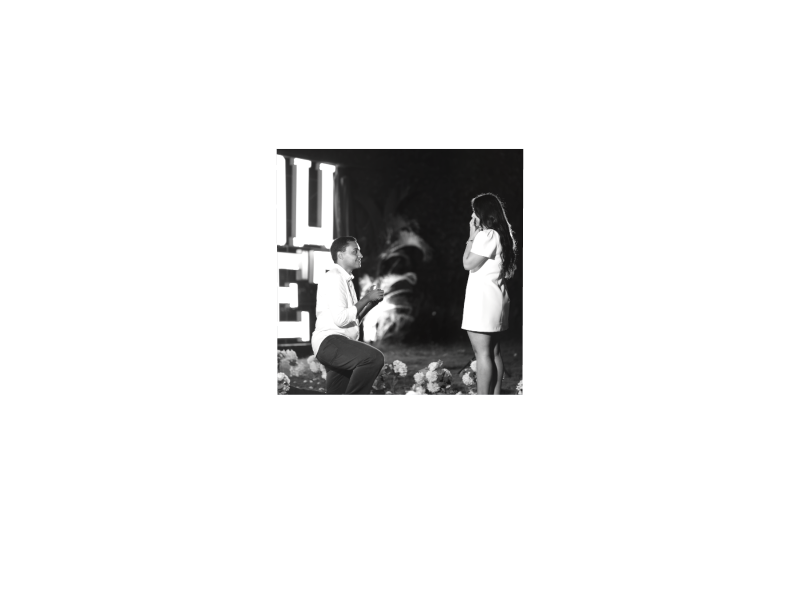
#> input picture assets/images/invitation/Polaroid.png, 1600 x 1200 px (shown at 1/2 size)
$ python fit-invitation-photos.py
#> lines starting #> are read from the running program, lines starting #| are printed output that depends on the picture
#!/usr/bin/env python3
"""Fit new couple photographs into the invitation collage without moving it.

The invitation scene keeps the Canva composition: every layer is an absolutely
positioned image whose rotation is baked into the PNG, not applied with CSS. To
swap a photograph we therefore have to reproduce the original file's canvas size
and the exact tilted quadrilateral the old artwork occupied inside it. Doing that
means the surrounding lace card, envelope, lilies and floral corners keep their
overlaps and z-order, and no layout or CSS has to change.

Two layers are replaced:

  data-root 32  the standalone polaroid above the envelope (its own white frame
                is part of the artwork)
  data-root 29  the photograph tucked into the polaroid frame of data-root 28,
                so this one is the bare photo with no border of its own

The target quads below were measured from the alpha channel of the original
exports (corner = extreme point of `x+y` / `x-y` over the opaque mask):

  invitation-card-pink-fill-b3bde139.png  302x342  tilt -5.2 deg
  couple-photo-stairs-80d43926.png        136x133  tilt +15.8 deg

Run: python3 scripts/fit-invitation-photos.py
Requires Pillow and NumPy. Outputs are written next to the originals; nothing is
overwritten, so the source exports stay available for rollback.
"""

from pathlib import Path

import numpy as np
from PIL import Image

ROOT = Path(__file__).resolve().parent.parent
INVITATION = ROOT / 'assets/images/invitation'

# Each job maps the four corners of a rectangular region of the new photograph
# (top-left, top-right, bottom-right, bottom-left) onto the tilted quad the old
# artwork filled, on a canvas of the same proportions as the old export.
JOBS = [
    {
        'name': 'polaroid (data-root 32)',
        'source': INVITATION / 'Polaroid.png',
        # The supplied file is a photographed polaroid centred on black. Crop the
        # paper itself, inset by 3px so no dark edge pixel survives the rotation.
        'source_box': (524, 268, 1076, 929),
        'canvas': (302, 342),
        'quad': [(84, 116), (206, 105), (219, 248), (96, 259)],
        'scale': 3,
        # The new paper photographs as pure white, which disappears against the
        # white page. The replaced export's paper measured (238, 237, 232), so
        # bring the white point back to that warm off-white.
        'white_point': (238, 237, 232),
        # Reuse the original export's own faint drop shadow instead of drawing a
        # new one: every pixel of it below half alpha is that diffuse halo.
        'halo_from': INVITATION / 'invitation-card-pink-fill-b3bde139.png',
        'output': INVITATION / 'couple-polaroid-proposal.png',
    },
    {
        'name': 'overlaid photo (data-root 29)',
        'source': INVITATION / 'Proposal.jpg',
        # Full-width crop, tall enough to match the old photo's 1.039 aspect and
        # placed to keep both figures and the flower bed inside the frame.
        'source_box': (0, 1400, 2774, 4070),
        'canvas': (136, 133),
        'quad': [(29, 0), (135, 30), (106, 132), (0, 102)],
        'scale': 4,
        # The collage's photographs are muted and neutral (the replaced one
        # peaked at 219). Hold the highlights back without tinting them.
        'white_point': (232, 232, 232),
        'output': INVITATION / 'couple-photo-proposal.png',
    },
]

# Supersampling factor used while distorting, removed again by the final resize.
# Bicubic sampling alone leaves the tilted edges visibly stepped at these sizes.
OVERSAMPLE = 2


def perspective_coefficients(destination, source):
    """Solve the PIL PERSPECTIVE coefficients mapping output back to input."""
    rows = []
    values = []
    for (dx, dy), (sx, sy) in zip(destination, source):
        rows.append([dx, dy, 1, 0, 0, 0, -dx * sx, -dy * sx])
        values.append(sx)
        rows.append([0, 0, 0, dx, dy, 1, -dx * sy, -dy * sy])
        values.append(sy)
    solution, *_ = np.linalg.lstsq(np.asarray(rows, dtype=float),
                                   np.asarray(values, dtype=float), rcond=None)
    return solution.tolist()


def build(job):
    photo = Image.open(job['source']).convert('RGB').crop(job['source_box'])
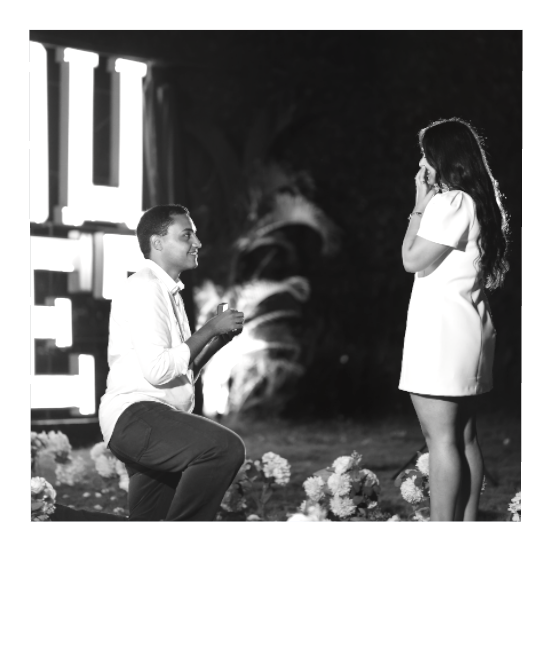
#> photo: PIL image 552x661 RGB; mean R, G, B 148.9, 148.6, 148.6
    width, height = photo.size
#> width = 552; height = 661
    # Opaque inside the crop only: the transparent surround is what gives the
    # rotated edges their anti-aliasing once the quad is sampled.
    photo.putalpha(255)
#> photo: PIL image 552x661 RGBA

    scale = job['scale'] * OVERSAMPLE
    canvas = (job['canvas'][0] * scale, job['canvas'][1] * scale)
    quad = [(x * scale, y * scale) for x, y in job['quad']]
    corners = [(0, 0), (width, 0), (width, height), (0, height)]
#> corners = [(0, 0), (552, 0), (552, 661), (0, 661)]
    coefficients = perspective_coefficients(quad, corners)

    placed = photo.transform(canvas, Image.PERSPECTIVE, coefficients,
                             resample=Image.BICUBIC, fillcolor=(0, 0, 0, 0))
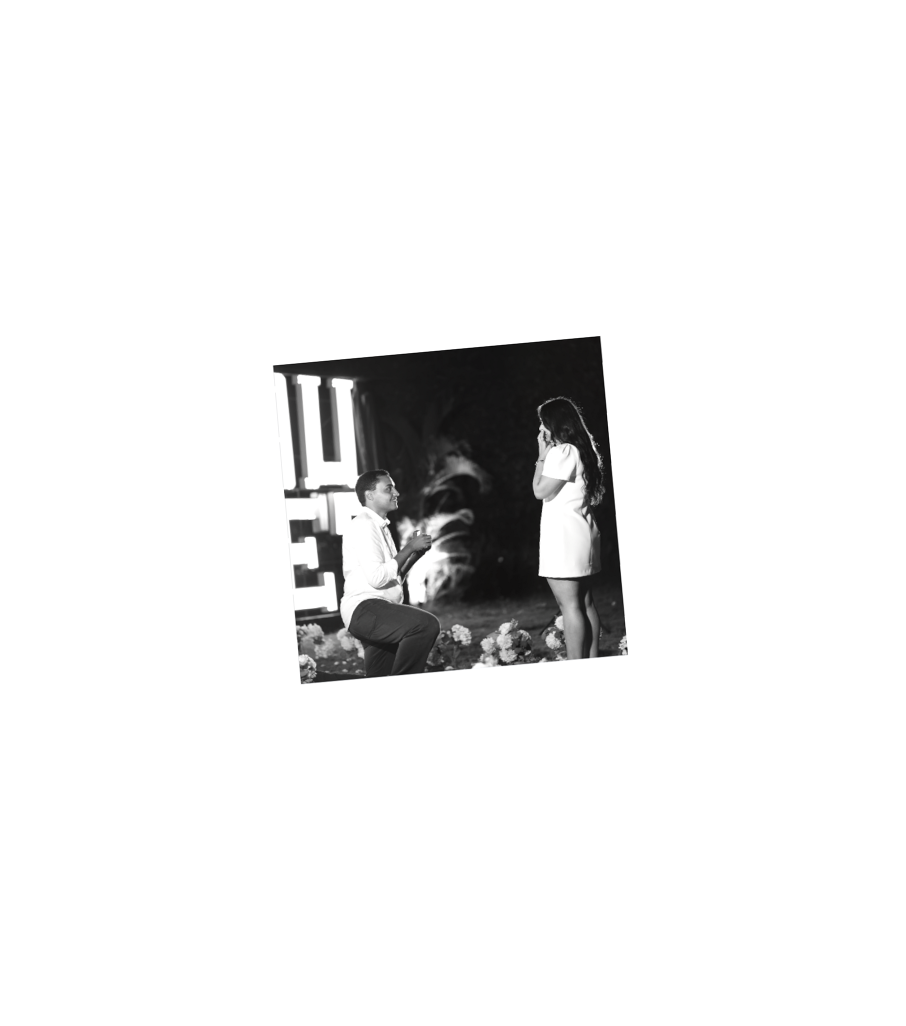
#> placed: PIL image 1812x2052 RGBA (shown at 1/2 size); mean R, G, B, A 25.4, 25.4, 25.4, 43.6; transparent parts drawn white
    final = placed.resize((job['canvas'][0] * job['scale'],
                           job['canvas'][1] * job['scale']), Image.LANCZOS)
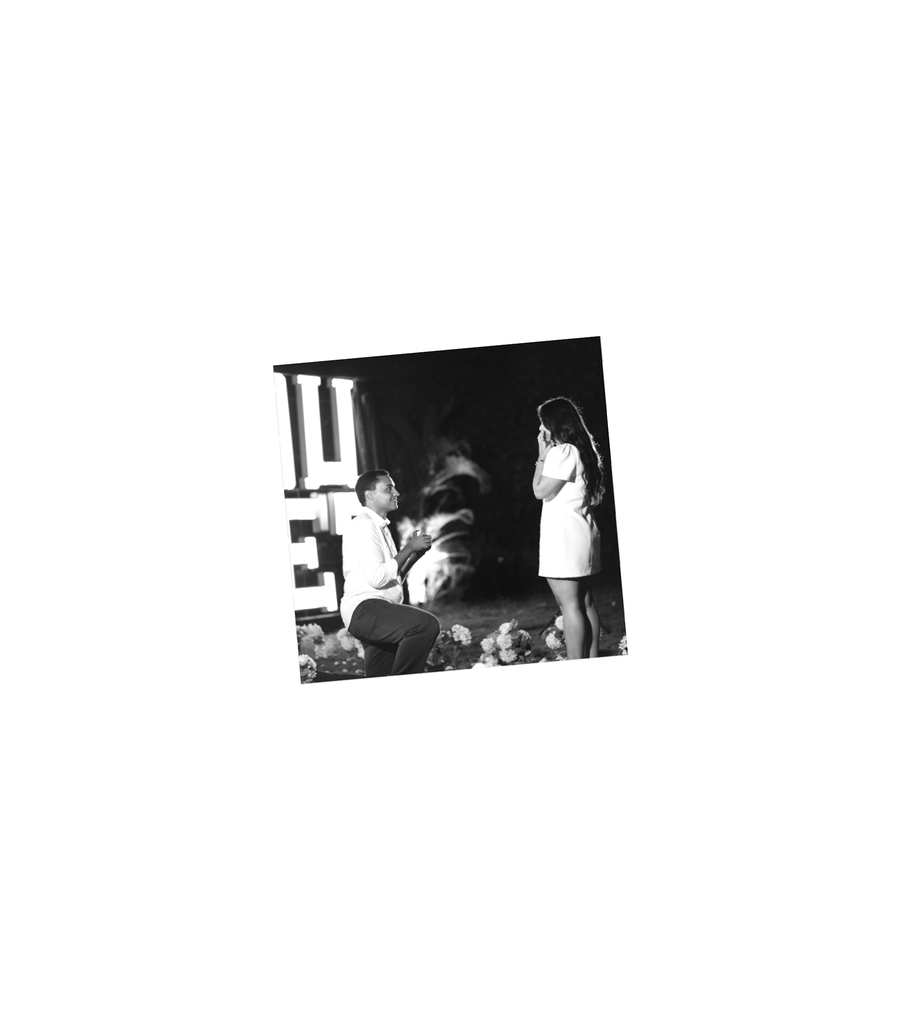
#> final: PIL image 906x1026 RGBA; mean R, G, B, A 26.2, 26.1, 26.1, 43.6; transparent parts drawn white

    pixels = np.array(final).astype(np.float32)
    factors = np.asarray(job['white_point'], dtype=np.float32) / 255
    pixels[:, :, :3] = np.clip(pixels[:, :, :3] * factors, 0, 255)
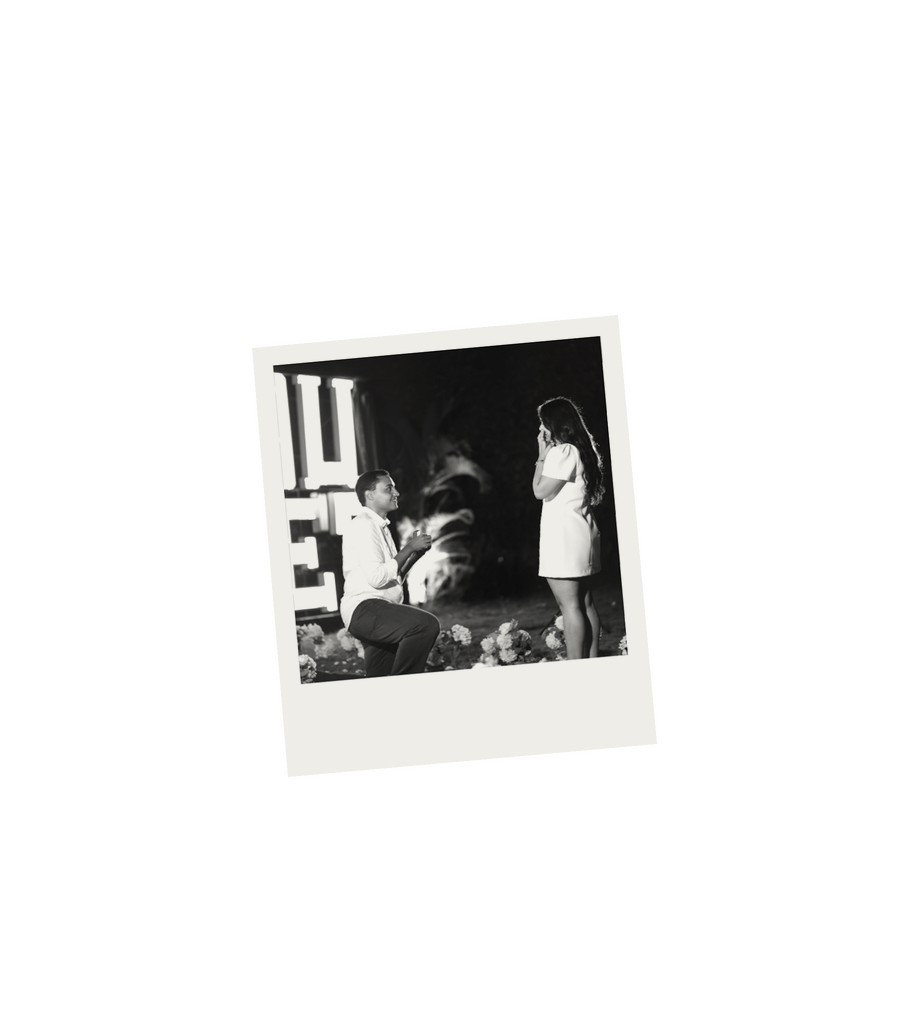
#> pixels: shape (1026, 906, 4) float32; mean R, G, B, A 24.4, 24.3, 23.8, 43.7; transparent parts drawn white
    final = Image.fromarray(pixels.round().astype(np.uint8), 'RGBA')

    halo_source = job.get('halo_from')
    if halo_source:
#> (the run stopped early here; a loop or call above may not have finished)
